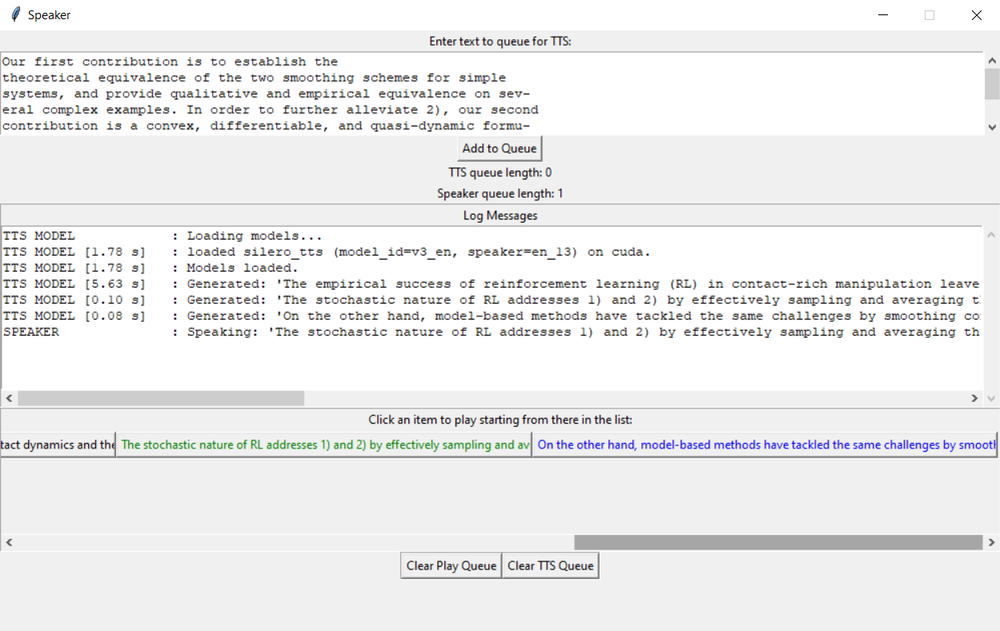
#> input picture doc/local_tts.png, 1000 x 631 px, shrunk from 1249 x 788 before the run
$ python trim_img.py
#> lines starting #> are read from the running program, lines starting #| are printed output that depends on the picture
# Remove one pixel from all sides of the image, because Windows adds a border of the background content.
import os
HERE = os.path.dirname(os.path.abspath(__file__))
img_path = os.path.join(HERE, 'local_tts.png')

from PIL import Image
img = Image.open(img_path)
#> img is the input picture: PIL image 1000x631 RGBA; mean R, G, B, A 237.5, 237.6, 237.9, 255
img = img.crop((1, 1, img.size[0] - 1, img.size[1] - 1))
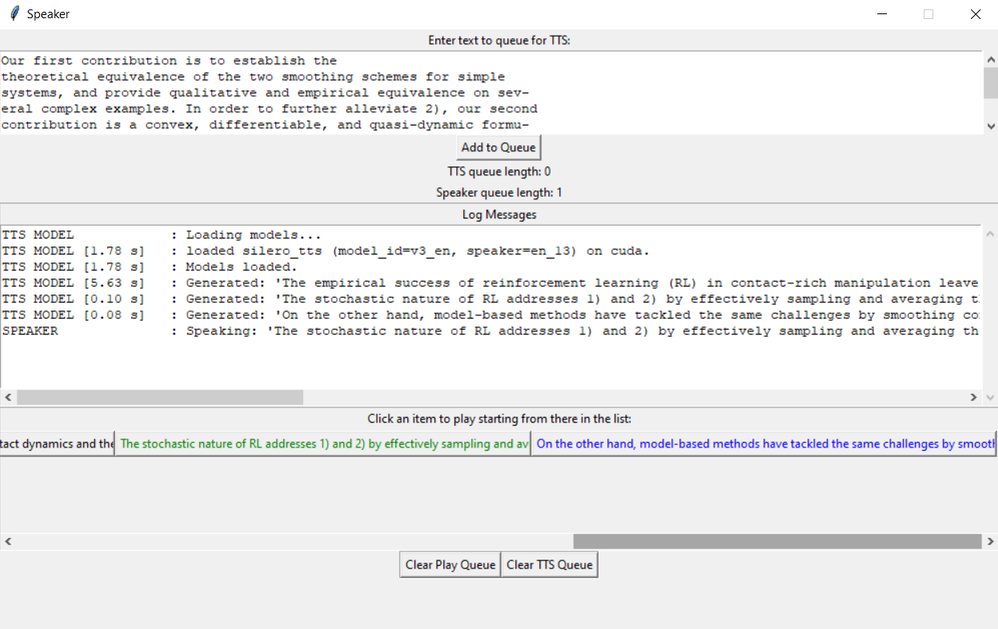
#> img: PIL image 998x629 RGBA; mean R, G, B, A 237.5, 237.6, 237.9, 255
img.save(img_path)
